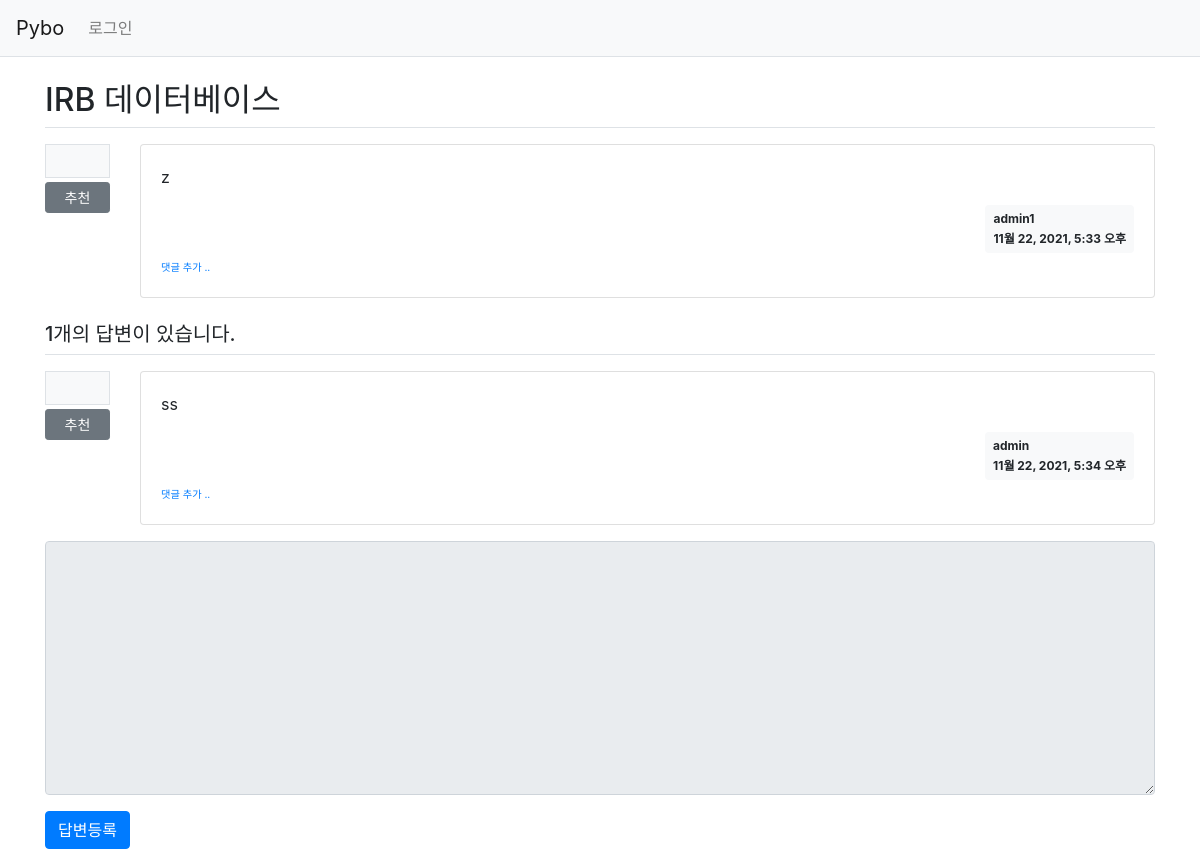
/pybo/304/, run on the app's committed database.
### pybo/models.py (models this page shows, shortened)
class Question(models.Model):
    author = models.ForeignKey(User, on_delete=models.CASCADE)
    subject = models.CharField(max_length=200)
    content = models.TextField()
    create_date = models.DateTimeField()
    modify_date = models.DateTimeField(null=True, blank=True)

class Answer(models.Model):
    author = models.ForeignKey(User, on_delete=models.CASCADE)
    question = models.ForeignKey(Question, on_delete=models.CASCADE)
    content = models.TextField()
    create_date = models.DateTimeField()
    modify_date = models.DateTimeField(null=True, blank=True)

### pybo/views/base_views.py (the view)
# urls.py: path('<int:question_id>/', base_views.detail, name='detail'),
def detail(request, question_id):
    question = get_object_or_404(Question, pk=question_id)
    context = {'question': question}
    return render(request, 'pybo/question_detail.html', context)

### pybo/templatetags/pybo_filter.py (called while the page is built)
@register.filter()
def mark(value):
    extensions = ["nl2br", "fenced_code"]
    return mark_safe(markdown.markdown(value, extensions=extensions))

### templates/pybo/question_detail.html (shortened to what this page needs)
{% extends 'base.html' %}
{% load pybo_filter %}
{% block content %}
<div class="container my-3">
    <h2 class="border-bottom py-2">{{ question.subject }}</h2>
    <div class="row my-3">
        <div class="col-1">
            <div class="bg-light text-center p-3 border font-weight-bolder mb-1">{{question.voter.count}}</div>
            <a href="#" data-uri="{% url 'pybo:vote_question' question.id  %}"
               class="recommend btn btn-sm btn-secondary btn-block my-1">추천</a>
        </div>
        <div class="col-11">
            <div class="card">
                <div class="card-body">
                    <div class="card-text">{{ question.content|mark }}</div>
                    <div class="d-flex justify-content-end">
                        <div class="badge badge-light p-2 text-left">
                            <div class="mb-2">{{ question.author.username }}</div>
                            <div>{{ question.create_date }}</div>
                        </div>
                    </div>
                    <div>
                        <a href="{% url 'pybo:comment_create_question' question.id  %}"
                           class="small"><small>댓글 추가 ..</small></a>
                    </div>
                </div>
            </div>
        </div>
    </div>
    <h5 class="border-bottom my-3 py-2">{{question.answer_set.count}}개의 답변이 있습니다.</h5>
    {% for answer in question.answer_set.all %}
    <div class="row my-3">
        <div class="col-1">
            <div class="bg-light text-center p-3 border font-weight-bolder mb-1">{{answer.voter.count}}</div>
            <a href="#" data-uri="{% url 'pybo:vote_answer' answer.id  %}"
                class="recommend btn btn-sm btn-secondary btn-block my-1">추천</a>
        </div>
        <div class="col-11">
            <div class="card">
                <div class="card-body">
                    <div class="card-text">{{ answer.content|mark }}</div>
                    <div class="d-flex justify-content-end">
                        <div class="badge badge-light p-2 text-left">
                            <div class="mb-2">{{ answer.author.username }}</div>
                            <div>{{ answer.create_date }}</div>
                        </div>
                    </div>
                    <div>
                        <a href="{% url 'pybo:comment_create_answer' answer.id  %}"
                           class="small"><small>댓글 추가 ..</small></a>
                    </div>
                </div>
            </div>
        </div>
    </div>
    {% endfor %}
    <form action="{% url 'pybo:answer_create' question.id %}" method="post" class="my-3">
        <div class="form-group">
            <textarea {% if not user.is_authenticated %}disabled{% endif %}
              name="content" id="content" class="form-control" rows="10"></textarea>
        </div>
        <input type="submit" value="답변등록" class="btn btn-primary">
    </form>
</div>
{% endblock %}

### data on the page
Question: subject "IRB 데이터베이스", content|mark "z", author.username "admin1", create_date "11월 22, 2021, 5:33 오후", answer_set.count "1"
Answer: content|mark "ss", author.username "admin", create_date "11월 22, 2021, 5:34 오후"
